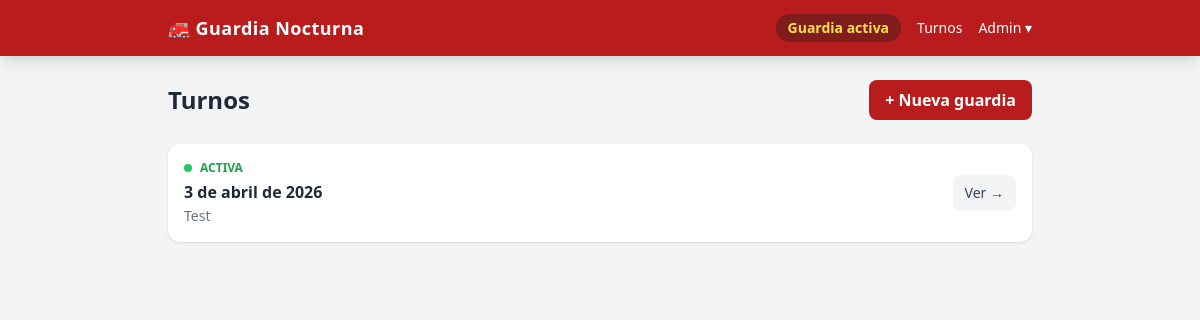
Screenshot of /turnos with the database file from the repository.
### tables this page shows
CREATE TABLE shifts (
                id         INTEGER PRIMARY KEY AUTOINCREMENT,
                date       TEXT NOT NULL,
                notes      TEXT,
                is_active  INTEGER NOT NULL DEFAULT 0,
                created_at TEXT NOT NULL DEFAULT (datetime('now','localtime'))
            );

### guardia/routers/shifts.py (the view)
@router.get("/turnos")
def list_shifts(request: Request):
    with get_db() as conn:
        shifts = conn.execute(
            "SELECT * FROM shifts ORDER BY date DESC, id DESC"
        ).fetchall()
        active = get_active_shift(conn)
        return templates.TemplateResponse(
            "shifts/list.html",
            {"request": request, "shifts": shifts, "active_shift": active},
        )

### templates/shifts/list.html (shortened to what this page needs)
{% extends "base.html" %}
{% block content %}
<div class="flex items-center justify-between mb-6">
  <h1 class="text-2xl font-bold text-gray-800">Turnos</h1>
  <a href="/turnos/nuevo"
     class="bg-red-700 text-white px-4 py-2 rounded-lg font-semibold hover:bg-red-800 active:scale-95 transition">
    + Nueva guardia
  </a>
</div>
{% if not shifts %}
<div class="bg-white rounded-xl shadow p-8 text-center text-gray-500">
  <p class="text-4xl mb-3">🌙</p>
  <p class="text-lg font-medium">No hay turnos registrados.</p>
  <a href="/turnos/nuevo" class="mt-4 inline-block bg-red-700 text-white px-6 py-3 rounded-lg font-semibold hover:bg-red-800 transition">
    Iniciar primera guardia
  </a>
</div>
{% else %}
<div class="space-y-3">
  {% for s in shifts %}
  <div class="bg-white rounded-xl shadow p-4 flex items-center justify-between gap-4">
    <div>
      <div class="flex items-center gap-2">
        {% if s['is_active'] %}
        <span class="inline-block w-2 h-2 rounded-full bg-green-500"></span>
        <span class="text-xs font-semibold text-green-600 uppercase">Activa</span>
        {% else %}
        <span class="inline-block w-2 h-2 rounded-full bg-gray-300"></span>
        <span class="text-xs text-gray-400 uppercase">Archivada</span>
        {% endif %}
      </div>
      <p class="font-semibold text-gray-800 mt-1">{{ s['date'] | es_date }}</p>
      {% if s['notes'] %}
      <p class="text-sm text-gray-500 mt-0.5">{{ s['notes'] }}</p>
      {% endif %}
    </div>
    <a href="/turnos/{{ s['id'] }}"
       class="shrink-0 text-sm bg-gray-100 text-gray-700 px-3 py-2 rounded-lg hover:bg-gray-200 transition font-medium">
      Ver →
    </a>
  </div>
  {% endfor %}
</div>
{% endif %}
{% endblock %}

### rows the page displays
shifts: is_active 1 (drawn), date|es_date "3 de abril de 2026", notes "Test"
